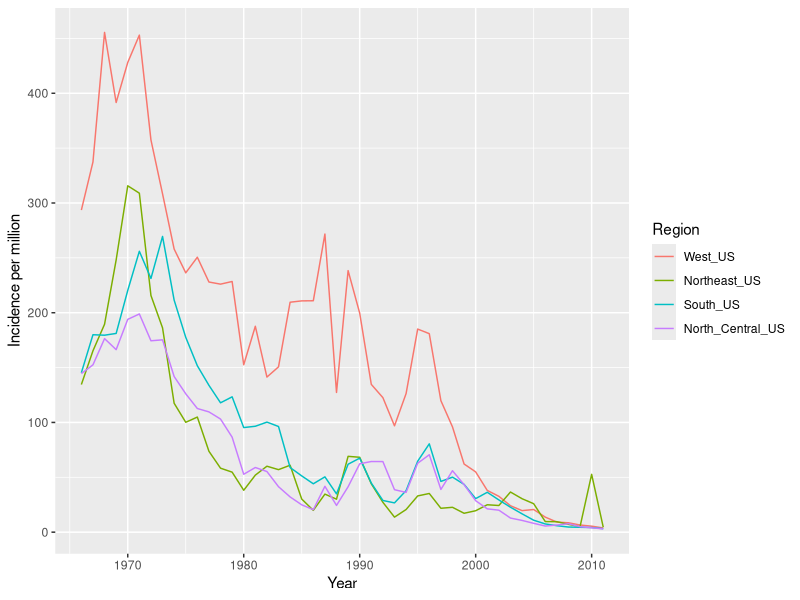

The R script that drew this image:
## ---- chunk 1
library(tidyverse)
library(dslabs)
## ---- chunk 2
typeof(state.name)
typeof(state.region)
y <- tibble(q = state.name, w = state.region)
level <- levels(state.region)
region_state <- list("Northeast" = y$q[y$w == level[1]],
                     "South" = y$q[y$w == level[2]],
                     "North_Central" = y$q[y$w == level[3]],
                     "West" = y$q[y$w == level[4]])
str(region_state)
## ---- chunk 3
region_state[[2]] = append(region_state[[2]], "District Of Columbia", after = 3)
str(region_state)
## ---- chunk 4
ucd <- select(us_contagious_diseases, 1:3,5:6) %>% drop_na()
region_incidence <- ucd %>% mutate(region = fct_collapse(ucd$state, 
                                                "Northeast" = region_state[[1]],
                                                "South" = region_state[[2]],
                                                "North_Central" = region_state[[3]],
                                                "West" = region_state[[4]]))

region_incidence <- group_by(region_incidence, year, region, disease)
region_incidence <- 
  summarise(region_incidence, incidence_per_millon = 
              sum(count)/sum(population) * 10^6) %>% ungroup()
head(region_incidence)
## ---- chunk 5
dim(region_incidence)
## ---- chunk 6
str_sub(region_incidence$region, str_length(region_incidence$region) + 1) <- "_US"
region_incidence$region <- factor(region_incidence$region,
                                  levels = c("North_Central_US","Northeast_US",
                                              "South_US","West_US"))
head(region_incidence)
levels(region_incidence$region)
## ---- chunk 7
y <- filter(region_incidence, region_incidence$disease == "Hepatitis A")
ggplot(data = y) + geom_line(aes(year, incidence_per_millon, 
                color = fct_relevel(region, c("West_US", "Northeast_US", 
                                              "South_US", "North_Central_US")))) +
  labs(color = "Region") + xlab("Year") + ylab("Incidence per million")
